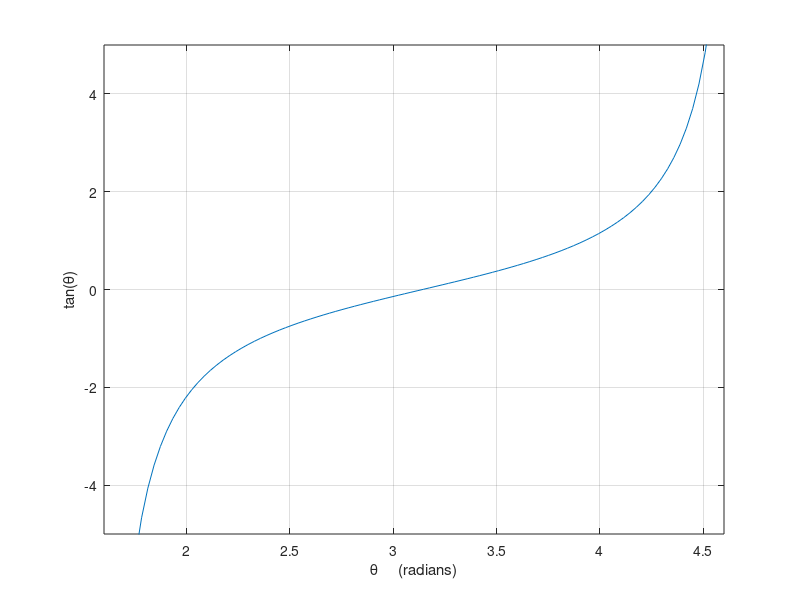

The MATLAB source for this figure:
%% this code is ... 
theta = linspace(1.6,4.6);
tandata = tan(theta);

%%
plot(theta,tandata);
xlabel('\theta     (radians)');
ylabel('tan(\theta)');
grid on;
axis([min(theta) max(theta) -5 5]);
